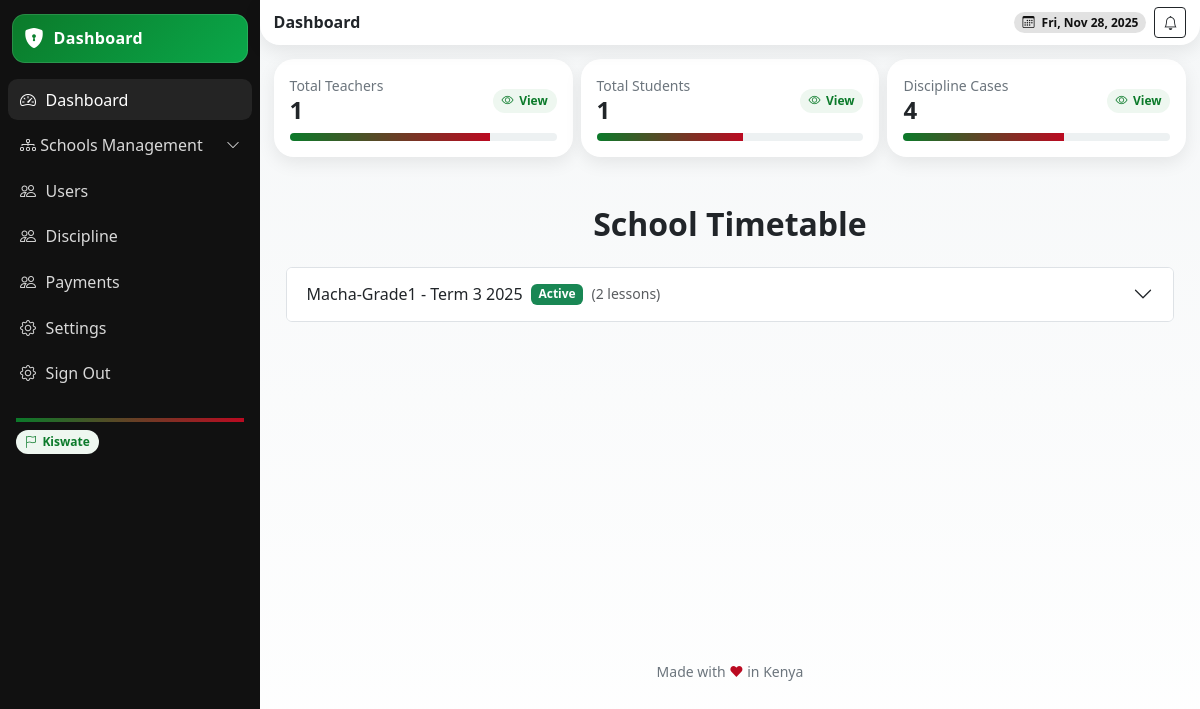
Screenshot of /dashboard/ (signed in) with the database file from the repository.
### school/models.py (models this page shows, shortened)
class Timetable(models.Model):
    TERM_CHOICES = [('1', 'Term 1'), ('2', 'Term 2'), ('3', 'Term 3')]
    school = models.ForeignKey(School, on_delete=models.CASCADE, related_name='timetables')
    grade = models.ForeignKey(Grade, on_delete=models.CASCADE, related_name='timetables')
    term = models.CharField(max_length=5, choices=TERM_CHOICES)
    year = models.PositiveIntegerField()  # e.g., 2025
    start_date = models.DateField()
    end_date = models.DateField()
    created_at = models.DateTimeField(auto_now_add=True)
    class Meta:
        unique_together = ['school', 'grade', 'term', 'year']

class Grade(models.Model):
    name = models.CharField(max_length=50)
    school = models.ForeignKey(School, on_delete=models.CASCADE, related_name='grades')
    lessons_per_term = models.PositiveIntegerField(default=9)
    description = models.TextField(blank=True)
    code = models.CharField(max_length=50, db_index=True)
    capacity = models.PositiveIntegerField(default=30)
    created_at = models.DateTimeField(auto_now_add=True)
    is_active = models.BooleanField(default=True)
    class Meta:
        unique_together = ['school', 'code']

### school/views.py (the view)
# urls.py: path('dashboard/', views.dashboard, name='dashboard'),
@login_required
def dashboard(request):
    school = None
    try:
        school = request.user.school_admin_profile
    except AttributeError:
        try:
            school = request.user.staffprofile.school
        except AttributeError as e:
            logger.warning(f"Permission denied for user {request.user.email}: {e}")
            messages.error(
                request,
                f"You do not have permission to access this page. (User: {request.user.email})"
            )
            return redirect('userauths:sign-in')  # redirect to login or some "no access" page
    total_teachers = StaffProfile.objects.filter(school=school, position='teacher').count()
    total_students = Student.objects.filter(school=school).count()
    total_parents = Parent.objects.filter(school=school).count()
    total_discipline_cases = DisciplineRecord.objects.filter(school=school).count()
    total_timetable_slots = Timetable.objects.filter(school=school).count()
    recent_discipline = DisciplineRecord.objects.filter(school=school).order_by('-date')[:5]
    timetables = Timetable.objects.filter(school=school).select_related('grade').order_by('-year', 'term')
    timetables_with_lessons = []
    for tt in timetables:
        lessons_qs = Lesson.objects.filter(timetable=tt)\
                                   .select_related('subject', 'teacher')\
                                   .order_by('date', 'start_time')[:20]
        lessons_count = Lesson.objects.filter(timetable=tt).count()
        timetables_with_lessons.append({
            'timetable': tt,
            'lessons': lessons_qs,
            'lessons_count': lessons_count,
            'active': timezone.now().date() >= tt.start_date and timezone.now().date() <= tt.end_date,
        })
    context = {
        "total_teachers": total_teachers,
        "total_students": total_students,
        "total_parents": total_parents,
        "total_discipline_cases": total_discipline_cases,
        "total_timetable_slots": total_timetable_slots,
        "recent_discipline": recent_discipline,
        "timetables_with_lessons": timetables_with_lessons,
    }
    return render(request, "school/dashboard.html", context)

### templates/school/dashboard.html (shortened to what this page needs)
{% extends 'school/base.html' %}
{% block content %}
<div class="row g-2" data-aos="fade-up">
  <div class="col-6 col-md-4">
    <div class="card k-card">
      <div class="card-body p-3">
        <div class="d-flex justify-content-between align-items-center">
          <div>
            <div class="text-secondary small">Total Teachers</div>
            <div class="h4 m-0 fw-bold">{{ total_teachers|default:"0" }}</div>
          </div>
          <a href=""><span class="k-pill"> <i class="bi bi-eye"></i> View</span></a>
        </div>
        <div class="k-progress mt-2"><span style="width:75%"></span></div>
      </div>
    </div>
  </div>
  <div class="col-6 col-md-4">
    <div class="card k-card">
      <div class="card-body p-3">
        <div class="d-flex justify-content-between align-items-center">
          <div>
            <div class="text-secondary small">Total Students</div>
            <div class="h4 m-0 fw-bold">{{ total_students|default:"0" }}</div>
          </div>
          <a href=""><span class="k-pill"> <i class="bi bi-eye"></i> View</span></a>
        </div>
        <div class="k-progress mt-2"><span style="width:55%"></span></div>
      </div>
    </div>
  </div>
  <div class="col-6 col-md-4">
    <div class="card k-card">
      <div class="card-body p-3">
        <div class="d-flex justify-content-between align-items-center">
          <div>
            <div class="text-secondary small">Discipline Cases</div>
            <div class="h4 m-0 fw-bold">{{ total_discipline_cases|default:"0" }}</div>
          </div>
          <a href="{% url 'school:school-discipline' %}"><span class="k-pill"> <i class="bi bi-eye"></i> View</span></a>
        </div>
        <div class="k-progress mt-2"><span style="width:60%"></span></div>
      </div>
    </div>
  </div>
</div>
<section class="py-5" data-aos="fade-up" data-aos-delay="50">
  <div class="container">
    <h2 class="fw-bold mb-4 text-center">School Timetable</h2>
    {% if timetables_with_lessons %}
    <div class="accordion" id="timetableAccordion">
      {% for item in timetables_with_lessons %}
        {% with tt=item.timetable lessons=item.lessons %}
        <div class="accordion-item mb-2">
          <h2 class="accordion-header" id="heading{{ tt.id }}">
            <button class="accordion-button collapsed" type="button"
                    data-bs-toggle="collapse"
                    data-bs-target="#collapse{{ tt.id }}"
                    aria-expanded="false"
                    aria-controls="collapse{{ tt.id }}">
              {{ tt.grade.name }} - Term {{ tt.term }} {{ tt.year }}
              {% if item.active %}<span class="badge bg-success ms-2">Active</span>{% endif %}
              <small class="text-muted ms-2">({{ item.lessons_count }} lessons)</small>
            </button>
          </h2>
        </div>
        {% endwith %}
      {% endfor %}
    </div>
    {% else %}
      <p class="text-center text-muted">No timetables available.</p>
    {% endif %}
  </div>
</section>
{% endblock %}

### templates/school/base.html (style rules this page uses)
:root { --kenya-green: #0b7a2a; --kenya-red: #bb0a21; --kenya-black: #111111; --kenya-white: #ffffff; --kenya-grey: #f5f7f8; --radius-xl: 1.25rem; --shadow-soft: 0 6px 18px rgba(0,0,0,.08); --space-compact: .5rem; }
html, body { height: 100%; }
body { background: linear-gradient(180deg, var(--kenya-grey), #fff); }
.card.k-card { border: 0; border-radius: var(--radius-xl); box-shadow: var(--shadow-soft); overflow: hidden; }
.k-pill { display: inline-flex; align-items: center; gap: .35rem; border-radius: 999px; padding: .2rem .55rem; font-size: .75rem; background: #eef7f0; color: var(--kenya-green); font-weight: 600; }
.k-progress { height: .5rem; border-radius: 999px; background: #edf1f2; overflow: hidden; }
.k-progress > span { display: block; height: 100%; background: linear-gradient(90deg, var(--kenya-green), var(--kenya-red)); }

### rows the page displays
Timetable: timetable.grade.name "Macha-Grade1", timetable.term "3", timetable.year "2025", lessons_count "2"

### other values shown
{{ total_teachers|default:"0" }} "1"
{{ total_students|default:"0" }} "1"
{{ total_discipline_cases|default:"0" }} "4"
